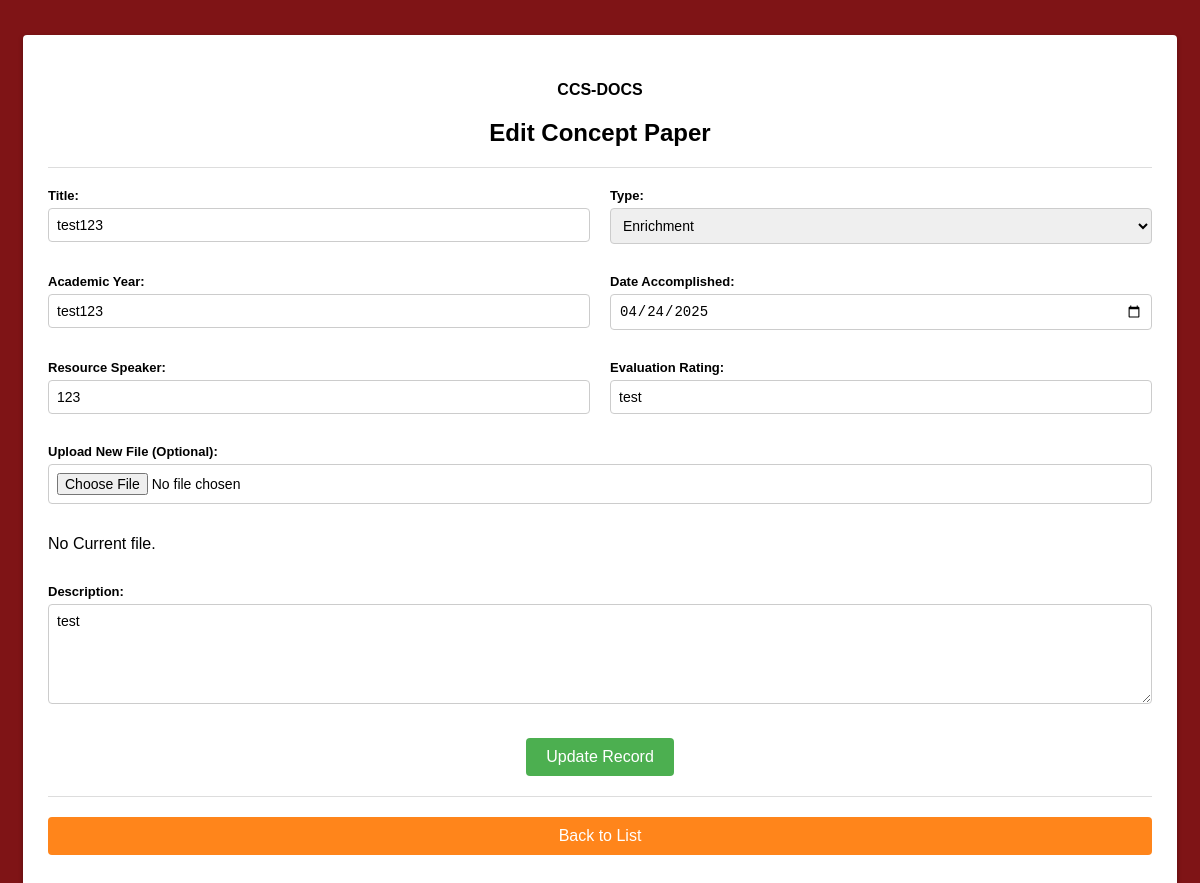
The app's page /concept_papers/edit_concept_papers.php?id=1 (signed in) with its own data.
### tables this page shows
CREATE TABLE `conceptpapers` (
  `id` int(255) NOT NULL,
  `concept_title` text NOT NULL,
  `concept_date` date NOT NULL,
  `concept_description` text NOT NULL,
  `academic_year` varchar(255) NOT NULL,
  `concept_type` varchar(255) NOT NULL,
  `concept_resource_speaker` varchar(255) NOT NULL,
  `concept_evaluation_rating` varchar(255) NOT NULL,
  `file_name` varchar(255) NOT NULL,
  `uploaded_at` text NOT NULL,
  `archive` int(1) NOT NULL DEFAULT 0,
  `status` text NOT NULL DEFAULT 'Pending',
  `rejection_reason` text DEFAULT NULL
);

### concept_papers/edit_concept_papers.php (the view, shortened to what this page needs)
<?php
$conn = require '../db_connect.php';
$id = null;
if ($_SERVER["REQUEST_METHOD"] == "POST" && !isset($_POST['submit'])) {
    $id = isset($_POST['id']) ? mysqli_real_escape_string($conn, $_POST['id']) : null;
} elseif (!isset($id) && isset($_GET['id'])) {
    $id = mysqli_real_escape_string($conn, $_GET['id']);
}
$sql_select = "SELECT `id`, `concept_title`, `concept_date`, `concept_description`, `file_name`, `uploaded_at`, `academic_year`, `concept_type`, `concept_resource_speaker`, `concept_evaluation_rating`
                    FROM `conceptpapers` WHERE `id` = ?";
$stmt_select = $conn->prepare($sql_select);
$stmt_select->bind_param("i", $id);
$stmt_select->execute();
$result = $stmt_select->get_result();
if ($result && $row = $result->fetch_assoc()) {
    $concept_title = $row['concept_title'];
    $concept_date = $row['concept_date'];
    $concept_description = $row['concept_description'];
    $current_file_name = $row['file_name'];
    $academic_year = $row['academic_year'];
    $concept_type = isset($row['concept_type']) ? trim($row['concept_type']) : '';
    $concept_resource_speaker = $row['concept_resource_speaker'];
    $concept_evaluation_rating = $row['concept_evaluation_rating'];
}
?>
<!DOCTYPE html>
<html>
<head>
</head>
<body>
    <div class="addemp-container">
        <h4>CCS-DOCS</h4>
        <h2>Edit Concept Paper</h2>
        <hr>
        <form method="post" action="edit_concept_papers.php" enctype="multipart/form-data">
            <div class="form-row">
                <div class="form-column">
                    <label for="concept_title">Title:</label>
                    <input type="text" id="concept_title" name="concept_title" value="<?php echo htmlspecialchars($concept_title, ENT_QUOTES, 'UTF-8'); ?>" required>
                </div>
                <div class="form-column">
                    <label for="concept_type">Type:</label>
                    <select id="concept_type" name="concept_type" required>
                        <option value="Enrichment" <?php echo ($concept_type == "Enrichment") ? "selected" : ""; ?>>Enrichment</option>
                    </select>
                </div>
            </div>
            <div class="form-row">
                <div class="form-column">
                    <label for="academic_year">Academic Year:</label>
                     <input type="text" id="academic_year" name="academic_year" value="<?php echo htmlspecialchars($academic_year, ENT_QUOTES, 'UTF-8'); ?>" placeholder="e.g., 2024-2025" required>
                </div>
                <div class="form-column">
                    <label for="concept_date">Date Accomplished:</label>
                    <input type="date" id="concept_date" name="concept_date" value="<?php echo htmlspecialchars($concept_date, ENT_QUOTES, 'UTF-8'); ?>" required>
                </div>
            </div>
            <div class="form-row">
                <div class="form-column">
                    <label for="concept_resource_speaker">Resource Speaker:</label>
                    <input type="text" id="concept_resource_speaker" name="concept_resource_speaker" value="<?php echo htmlspecialchars($concept_resource_speaker, ENT_QUOTES, 'UTF-8'); ?>" required>
                </div>
                <div class="form-column">
                    <label for="concept_evaluation_rating">Evaluation Rating:</label>
                     <input type="text" id="concept_evaluation_rating" name="concept_evaluation_rating" value="<?php echo htmlspecialchars($concept_evaluation_rating, ENT_QUOTES, 'UTF-8'); ?>" required>
                </div>
            </div>
            <div class="form-row">
                <div class="form-column">
                     <label for="file_name">Upload New File (Optional):</label>
                     <input type="file" id="file_name" name="file_name">
                     <?php
$folder_path = "../files_concept_papers/";
if (!empty($current_file_name)) {
    $file_path = $folder_path . $current_file_name;
    if (file_exists($file_path)) {
        echo "Current File: <a href='../files_concept_papers/". htmlspecialchars($current_file_name) ."'>" . htmlspecialchars($current_file_name) . "</a> (Leave empty to keep the current file)";
    } else {
        echo "<p class='error'>No Current file.</p>";
    }
} else {
    echo "<p>No file selected.</p>";
}
?>
                </div>
            </div>
            <div>
                <label for="concept_description">Description:</label>
                <textarea id="concept_description" name="concept_description" required><?php echo htmlspecialchars($concept_description, ENT_QUOTES, 'UTF-8'); ?></textarea>
            </div>
            <div>
                <input type="submit" name="submit" value="Update Record">
            </div>
        </form>
        <hr>
        <a href="view_concept_papers_test.php" class="button backtodash">Back to List</a>
    </div>
</body>
</html>

### concept_papers/edit_concept_papers.php (style rules this page uses)
body { font-family: Arial, sans-serif; background-color: #7F1416; margin-top: 20px; margin-bottom: 20px; padding: 15px; display: flex; align-items: flex-start; justify-content: center; min-height: 100vh; }
.addemp-container { background-color: #fff; border-radius: 4px; box-shadow: 0 2px 5px rgba(0, 0, 0, 0.3); padding: 25px; width: 100%; }
.addemp-container h2, .addemp-container h3, .addemp-container h4 { text-align: center; margin-bottom: 20px; }
.addemp-container label { display: block; font-size: 13px; font-weight: bold; margin-bottom: 5px; }
.addemp-container input[type="text"], .addemp-container input[type="file"], .addemp-container input[type="date"], .addemp-container select, .addemp-container textarea { width: 100%; padding: 8px; margin-bottom: 15px; border: 1px solid #ccc; border-radius: 4px; box-sizing: border-box; font-size: 14px; }
.addemp-container textarea { height: 100px; resize: vertical; font-family: Arial, sans-serif; }
.addemp-container hr { border: none; height: 1px; background-color: #ddd; margin-top: 20px; margin-bottom: 20px; }
.addemp-container .button, .addemp-container input[type="submit"] { display: block; width: auto; min-width: 120px; text-align: center; margin-bottom: 10px; padding: 10px 20px; color: #fff; text-decoration: none; border: none; border-radius: 4px; cursor: pointer; transition: background-color 0.3s ease; font-size: 16px; }
.addemp-container input[type="submit"] { background-color: #4CAF50; margin-top: 15px; margin-left: auto; margin-right: auto; }
.addemp-container .backtodash { background-color: #ff851b; margin-left: auto; margin-right: auto; }
.form-row { display: flex; flex-wrap: wrap; gap: 20px; margin-bottom: 15px; }
.form-column { flex: 1; min-width: 250px; }

### records on screen
conceptpapers: concept_title "test123", concept_type "Enrichment", academic_year "test123", concept_date "04/24/2025", concept_resource_speaker "123", concept_evaluation_rating "test", concept_description "test"
